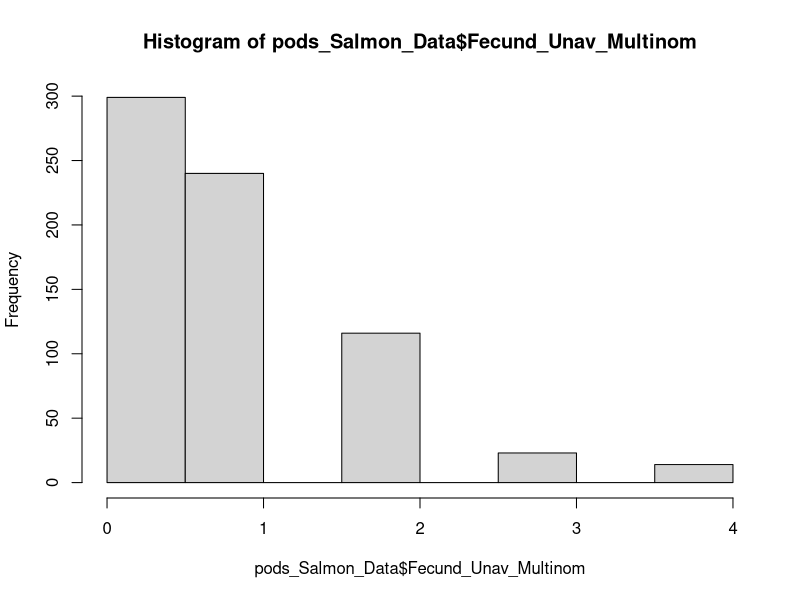
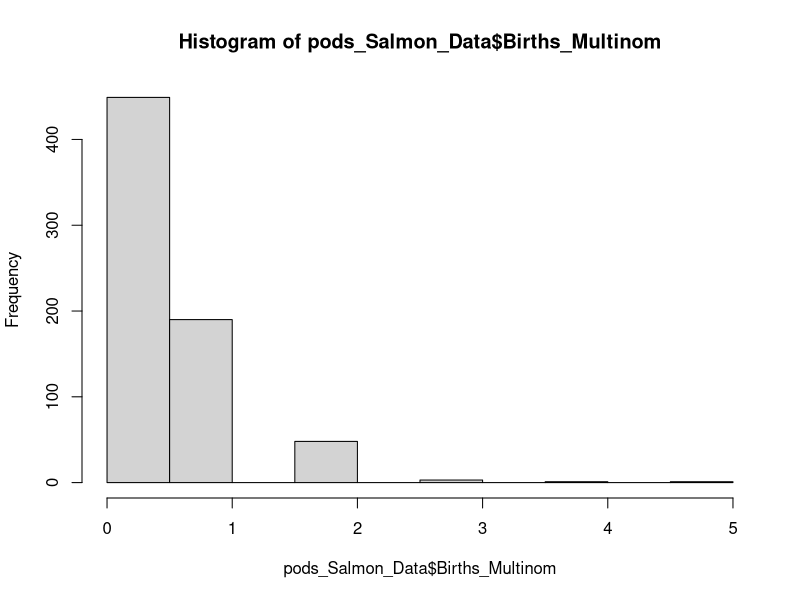
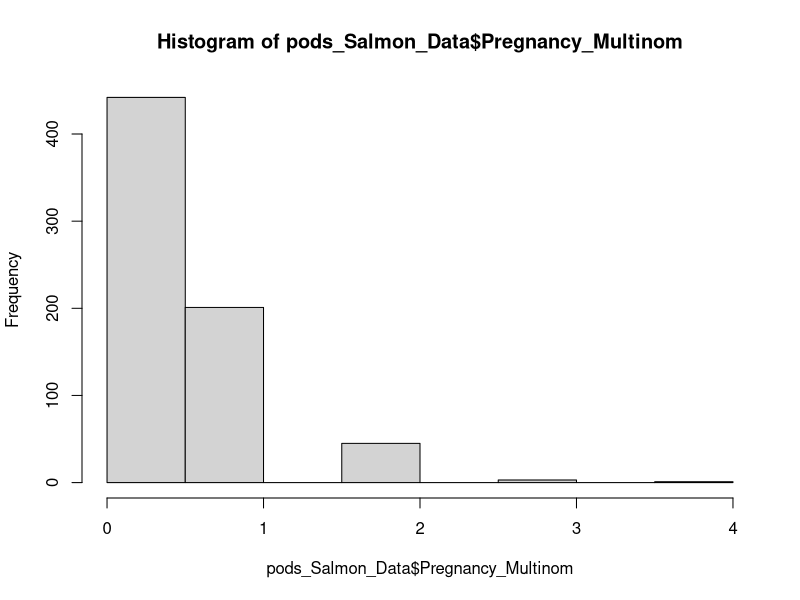
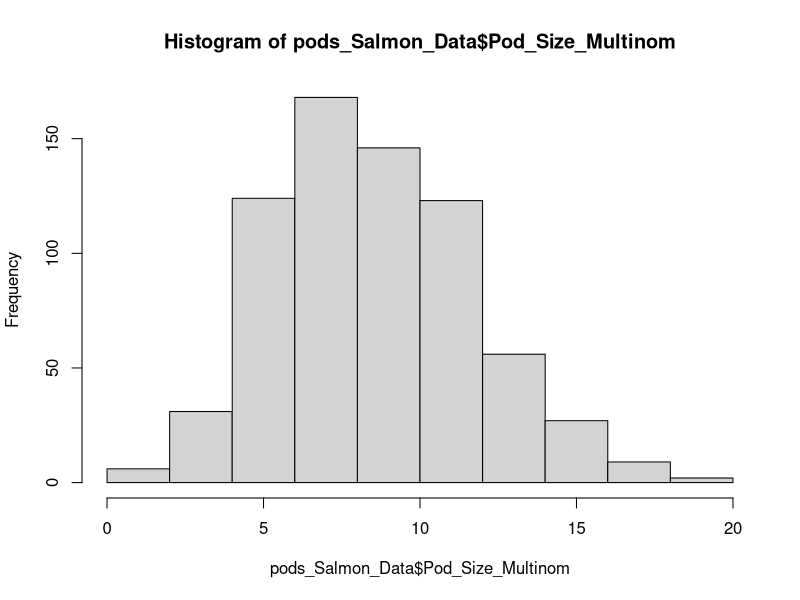
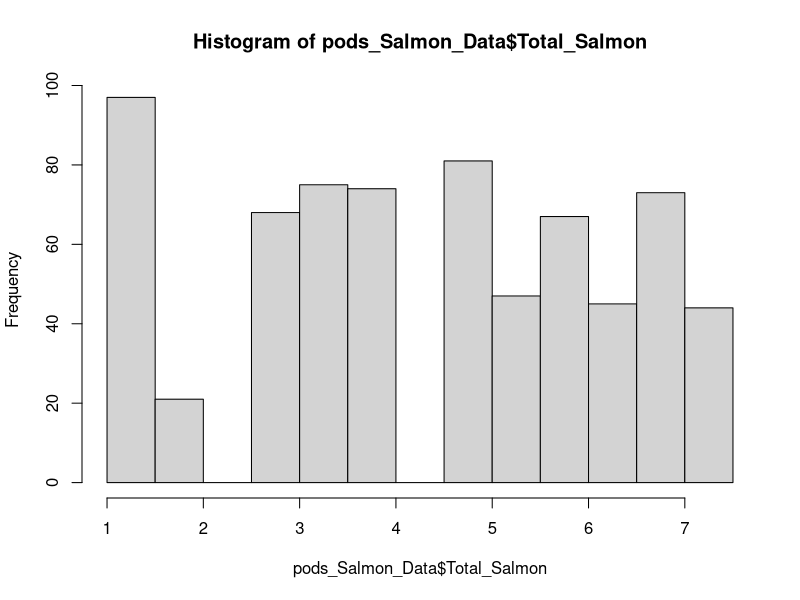

Source code (R) for these figures, in order: (Note: this script raises an error after producing the figures.)
## ---- chunk 1
library(tidyverse)
library(here)
library(lme4)
## ---- chunk 2
orcaCensus <- read.csv(here("NRKW Population 1.csv"))
#orcapop<-read.csv("C:/Users/Owner/Desktop/fall 23'/EEB 313/NRKW Population 1.csv")
## ---- chunk 3
years_measured<-(c(seq(1980,2010,1)))
#Numbers are in values of Millions of Fish
chum_generator <- function(){
  chum_density <- sample(x = seq(0.46,6.17,0.02), size = length(years_measured), replace = T) #choosing a random value between the range of 0.46 to 6.17, Replacing is True
  yearly_chum <- data.frame(years_measured, chum_density) #making data frame for each year and with the random density
    return(yearly_chum)
  }
  
#chum_generator()
## ---- chunk 4
#Numbers are in values of Millions of Fish
chinook_generator <- function(){
  chinook_density <- sample(x = seq(0.13,1.27,0.02), size = length(years_measured), replace = T) #choosing a random value between the range of 0.46 to 6.17, Replacing is True
  yearly_chinook <- data.frame(years_measured, chinook_density) #making data frame for each year and with the random density
    return(yearly_chinook)
  }
  
#chinook_generator()
## ---- chunk 5
salmon <- data.frame(chinook_generator(), chum_generator())

salmon_data<-salmon %>% 
  select(years_measured,chinook_density,chum_density) %>% 
  mutate(total_salmon = chinook_density + chum_density) 
## ---- chunk 6
# library(ggplot2)
#  
# ggplot(data = orcapop, aes(x = Females_fecund_available)) +
#   geom_histogram()
# 
# ggplot (data = orcapop, aes(x = Pregnancy_count)) +
#   geom_histogram()
# 
# #measure of lactating 
# 
# ggplot(data = orcapop, aes(x = Females_fecund_unavailable)) +
#   geom_histogram()
# 
# ggplot(data = orcapop, aes(x = Birth_count)) +
#   geom_histogram()
# 

## ---- chunk 7
#pods_Census_Data <- data.frame()
pods_List <- c(20,18,18,20,21,17,16,21,21,20,21,20,24,26,25,25,
               25,25,24,25,25,25,24,21,22,23,23,25,25,23,24)
# for(i in 1:31){
#   year <- i+1979
#   pods_Census_Data[i,1] <- year
#   pods_Census_Data[i,2] <- pods_List[i]
#   pods_Census_Data[i,3] <- (orcaCensus$Size_best[orcaCensus$YEAR==(year)]
#                             /pods_List[i])
#   pods_Census_Data[i,4] <- 
#     (orcaCensus$Females_fecund_unavailable[orcaCensus$YEAR==(year)]
#                             /pods_List[i])
# }
# colnames(pods_Census_Data) <- c("Year", "Pod_Count", 
#                                 "Avg_Orcas_Per_Pod", "Avg_Fecund_Unav_Per_Pod")

pods_Data <- data.frame() # create a data frame to hold the estimated pod data
x <- 1
i <- 1
while(x < 692){
  year <- i+1979
  pods_Data[c(x:((x-1)+pods_List[i])),1] <- year # add the year for each row
  pods_Data[c(x:((x-1)+pods_List[i])),2] <- c(1:pods_List[i]) #add a pod number
  x <- x+pods_List[i]
  i <- i+1
}

colnames(pods_Data) <- c("Year", "Pod_Num")

pod_Multinom_Sizes <- data.frame()
n <- 31
for(i in 1:n){ #generate pod sizes
  year <- i+1979
  s_Total <- orcaCensus$Size_best[orcaCensus$YEAR==year]
  s_Fecund_Unav <- orcaCensus$Females_fecund_unavailable[orcaCensus$YEAR==year]
  s_Births <- orcaCensus$Birth_count[orcaCensus$YEAR==year]
  s_Pregnancy <- orcaCensus$Pregnancy_count[orcaCensus$YEAR==year]
  
  size_Pod <- rmultinom(1, size = s_Total, 
                        prob = rep(1,pods_List[i]))
  size_Fecund_Unav_Pod <- rmultinom(1, size = s_Fecund_Unav, 
                                    prob = rep(1,pods_List[i]))
  size_Births_Pod <- rmultinom(1, size = s_Births, 
                                    prob = rep(1,pods_List[i]))
  size_Pregnancy_Pod <- rmultinom(1, size = s_Pregnancy, 
                                    prob = rep(1,pods_List[i]))
  
  pod_size_by_group <- data.frame(year, size_Pod, size_Fecund_Unav_Pod, 
                                  size_Births_Pod, size_Pregnancy_Pod)
  
  pod_Multinom_Sizes <- rbind(pod_Multinom_Sizes, pod_size_by_group)
}

pods_Data <- pods_Data %>% mutate(Pod_Size_Multinom = 
                                    pod_Multinom_Sizes$size_Pod)
pods_Data <- pods_Data %>% mutate(Fecund_Unav_Multinom = 
                                    pod_Multinom_Sizes$size_Fecund_Unav_Pod)
pods_Data <- pods_Data %>% mutate(Births_Multinom = 
                                    pod_Multinom_Sizes$size_Births_Pod)
pods_Data <- pods_Data %>% mutate(Pregnancy_Multinom = 
                                    pod_Multinom_Sizes$size_Pregnancy_Pod)
## ---- chunk 8
rep_salmon_data <- data.frame(chinook_density = c(), 
                                chum_density = c(), 
                                total_salmon = c())
  
x <- 1
i <- 1
while(x < 692){
  rep_salmon_data[c(x:((x-1)+pods_List[i])),1] <- salmon_data[i,2]
  rep_salmon_data[c(x:((x-1)+pods_List[i])),2] <- salmon_data[i,3]
  rep_salmon_data[c(x:((x-1)+pods_List[i])),3] <- salmon_data[i,4]
  x <- x+pods_List[i] #increase rows in repeated salmon data
  i <- i+1 #increase row in salmon data
}
rep_salmon_data <- rep_salmon_data[-c(693),]
colnames(rep_salmon_data) <- c("chinook_abundance", "chum_abundance", "total_salmon")


pods_Salmon_Data <- pods_Data %>% 
  mutate(Chinook_Abundance = rep_salmon_data$chinook_abundance)

pods_Salmon_Data <- pods_Salmon_Data %>% 
  mutate(Chum_Abundance = rep_salmon_data$chum_abundance)

pods_Salmon_Data <- pods_Salmon_Data %>% 
  mutate(Total_Salmon = rep_salmon_data$total_salmon)
## ---- chunk 9
hist(pods_Salmon_Data$Fecund_Unav_Multinom)
hist(pods_Salmon_Data$Births_Multinom)
hist(pods_Salmon_Data$Pregnancy_Multinom)
hist(pods_Salmon_Data$Pod_Size_Multinom)
hist(pods_Salmon_Data$Total_Salmon)
# Fecundity unavialable, births, pregnancy is not normal, so GLMM
## ---- chunk 10
pod_Fecund_Unav_Model <- glmer(Fecund_Unav_Multinom~Total_Salmon+Pod_Size_Multinom+
                   (1|Pod_Num)+(1|Year), 
                 family = poisson, pods_Salmon_Data)
summary(pod_Fecund_Unav_Model)

pod_Births_Model <- glmer(Births_Multinom~Total_Salmon+Pod_Size_Multinom+
                   (1|Pod_Num)+(1|Year), 
                 family = poisson, pods_Salmon_Data)
summary(pod_Births_Model)

pod_Pregnancy_Model <- glmer(Pregnancy_Multinom~Total_Salmon+Pod_Size_Multinom+
                   (1|Pod_Num)+(1|Year), 
                 family = poisson, pods_Salmon_Data)
summary(pod_Pregnancy_Model)
## ---- chunk 11

pods_Salmon_Data %>% 
 mutate(testing = predict(pod_Fecund_Unav_Model)) %>%  #using model to predict pod fecundity (#not sure if this is right I wonder if it should be predicting like random effects)
  ggplot(pods_Salmon_Data, aes( x = Total_Salmon, y = Fecund_Unav_Multinom, colour = Year)) +
  geom_abline(aes(intercept = ))

ggplot(rikz_data, aes(x=NAP, y=Richness, colour=Beach)) +
  
  # fixed effect regression line (read values off of model output above)
  geom_abline(aes(intercept=6.5844, slope=-2.5757), linewidth=2) +
  
  # fitted values (i.e., regression lines) for each beach
  geom_line(aes(y=fit_InterceptOnly), linewidth=1) +
  geom_point(size=3)
## ---- chunk 12
by_Year_Salmon <- orcaCensus %>% filter(YEAR >= 1980 & YEAR <= 2010)
by_Year_Salmon <- by_Year_Salmon %>% select(YEAR, Size_best, 
                                            Females_fecund_unavailable, 
                                            Birth_count, Pregnancy_count)
by_Year_Salmon <- by_Year_Salmon %>% mutate(chinook_abundance = 
                                              salmon_data$chinook_density)
by_Year_Salmon <- by_Year_Salmon %>% mutate(chum_abundance = 
                                              salmon_data$chum_density)
by_Year_Salmon <- by_Year_Salmon %>% mutate(total_salmon = 
                                              salmon_data$total_salmon)

pop_Fecund_Unav_Model <- glmer(Females_fecund_unavailable~total_salmon+
                                 Size_best+(1|YEAR), 
                 family = poisson, by_Year_Salmon)
summary(pop_Fecund_Unav_Model)

pop_Births_Model <- glmer(Birth_count~total_salmon+
                            Size_best+(1|YEAR), 
                 family = poisson, by_Year_Salmon)
summary(pop_Births_Model)

pop_Pregnancy_Model <- glmer(Pregnancy_count~total_salmon+
                            Size_best+(1|YEAR), 
                 family = poisson, by_Year_Salmon)
summary(pop_Pregnancy_Model)
